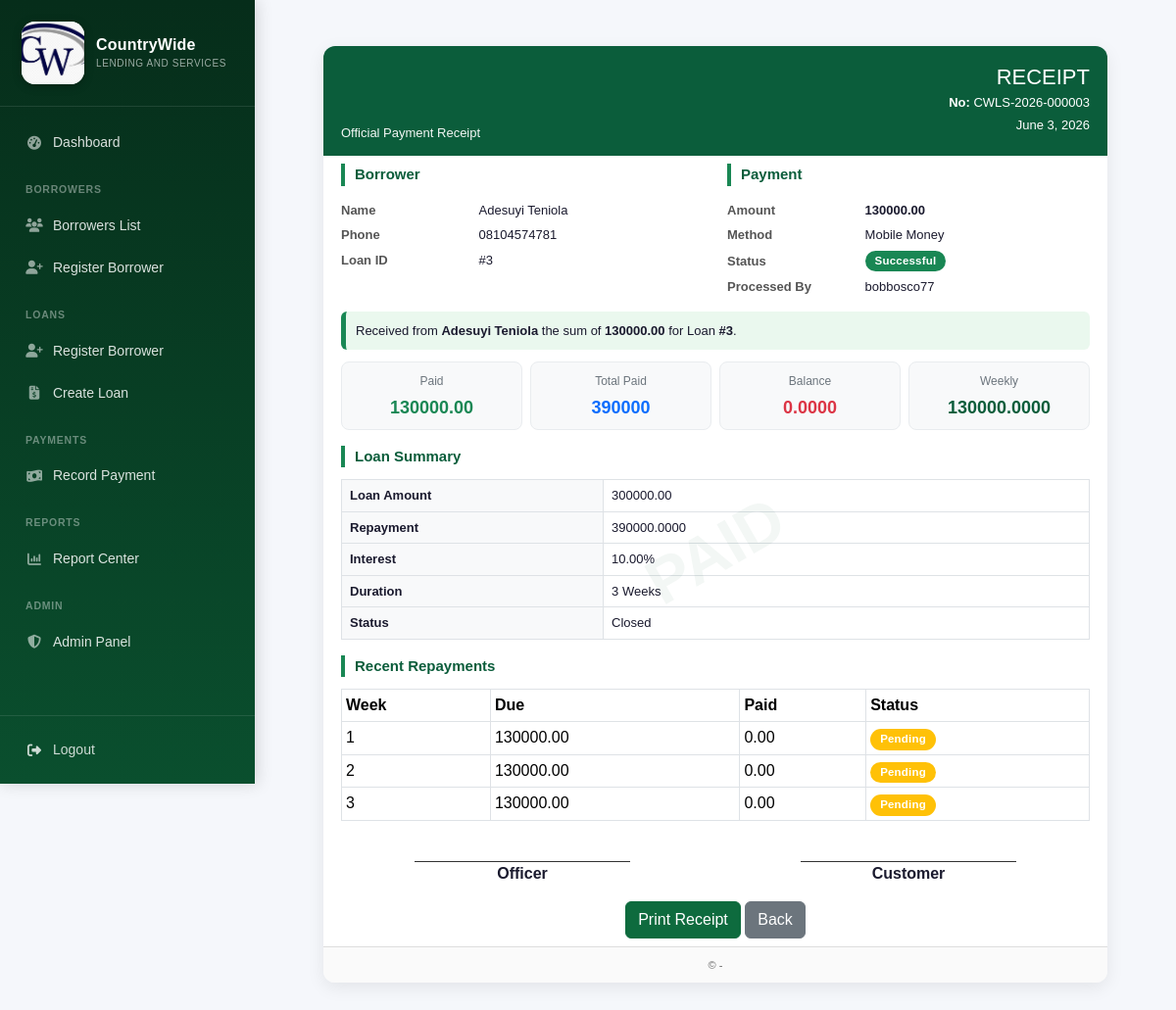
Screenshot of /payment/3/receipt/ (signed in) with the database file from the repository.
### borrowers/models.py (models this page shows, shortened)
class Payment(models.Model):
    loan = models.ForeignKey(
        Loan,
        on_delete=models.CASCADE,
        related_name="payments"
    )
    receipt_number = models.CharField(
        max_length=50,
        blank=True,
        null=True
    )
    amount_paid = models.DecimalField(
        max_digits=12,
        decimal_places=2
    )
    payment_date = models.DateField(
        auto_now_add=True
    )
    PAYMENT_METHOD = [
        ("cash", "Cash"),
        ("transfer", "Bank Transfer"),
        ("mobile", "Mobile Money"),
    ]
    method = models.CharField(
        max_length=20,
        choices=PAYMENT_METHOD,
        default="cash"
    )

class Loan(models.Model):
    borrower = models.ForeignKey(
        'Borrower',
        on_delete=models.CASCADE,
        related_name='loans'
    )
    loan_amount = models.DecimalField(
        max_digits=12,
        decimal_places=2
    )
    interest_rate = models.DecimalField(
        max_digits=5,
        decimal_places=2
    )
    duration_weeks = models.PositiveIntegerField()
    start_date = models.DateField(
        auto_now_add=True
    )
    STATUS_CHOICES = [
        ('pending', 'Pending'),
        ('approved', 'Approved'),
        ('rejected', 'Rejected'),
        ('disbursed', 'Disbursed'),
        ('active', 'Active'),
        ('closed', 'Closed'),
    ]
    status = models.CharField(
        max_length=10,
        choices=STATUS_CHOICES,
        default='pending'
    )
    class Meta:
        ordering = ['-start_date']
    def total_repayment(self):
        interest = (
            self.loan_amount *
            self.interest_rate *
            self.duration_weeks
        ) / Decimal('100')
        return self.loan_amount + interest
    def weekly_payment(self):
        if self.duration_weeks <= 0:
            return Decimal('0.00')
        return self.total_repayment() / Decimal(self.duration_weeks)
    @property
    def total_paid(self):
        total = self.payments.aggregate(
            total=models.Sum('amount_paid')
        )['total']
        return total or Decimal('0.00')
    @property
    def balance(self):
        return self.total_repayment() - self.total_paid

class Borrower(models.Model):
    first_name = models.CharField(max_length=50)
    last_name = models.CharField(max_length=50)
    gender = models.CharField(max_length=10)
    phone = models.CharField(max_length=20)
    email = models.EmailField()
    address = models.TextField()
    city = models.CharField(max_length=50)
    state = models.CharField(max_length=50)
    occupation = models.CharField(max_length=100)
    next_of_kin_name = models.CharField(max_length=100)
    next_of_kin_phone = models.CharField(max_length=20)
    nin = models.CharField(max_length=50)
    bvn = models.CharField(max_length=50)
    bank_name = models.CharField(max_length=100)
    account_number = models.CharField(max_length=20)
    guarantor_name = models.CharField(max_length=100)
    guarantor_address = models.TextField()
    guarantor_phone = models.CharField(max_length=20)
    guarantor_occupation = models.CharField(max_length=100)
    borrower_photo = models.ImageField(upload_to='borrowers/')
    guarantor_photo = models.ImageField(upload_to='guarantors/')
    created_at = models.DateTimeField(auto_now_add=True)

class RepaymentSchedule(models.Model):
    loan = models.ForeignKey(
        Loan,
        on_delete=models.CASCADE,
        related_name='schedules'
    )
    installment_number = models.IntegerField()
    due_date = models.DateField()
    amount_due = models.DecimalField(
        max_digits=12,
        decimal_places=2
    )
    amount_paid = models.DecimalField(
        max_digits=12,
        decimal_places=2,
        default=0
    )
    STATUS_CHOICES = [
        ('pending', 'Pending'),
        ('partial', 'Partial'),
        ('paid', 'Paid'),
    ]
    status = models.CharField(
        max_length=10,
        choices=STATUS_CHOICES,
        default='pending'
    )

### borrowers/views.py (the view)
@login_required
@role_required(lambda u: is_manager_or_superuser(u) or is_cashier(u))
def payment_receipt(request, payment_id):
    payment = get_object_or_404(
        Payment.objects.select_related(
            "loan",
            "loan__borrower"
        ),
        id=payment_id
    )
    loan = payment.loan
    context = {
        "payment": payment,
        "loan": loan,
        "borrower": loan.borrower,
        "total_paid": loan.total_paid,
        "balance": loan.balance,
    }
    return render(
        request,
        "borrowers/receipt.html",
        context
    )

### borrowers/context_processors.py (called while the page is built)
def company_settings(request):
    company = CompanySettings.objects.first()
    return {
        "company": company,
        "currency": company.currency_symbol if company else "₦",
        "company_footer": company.report_footer if company else "",
    }

### borrowers/templatetags/roles.py (called while the page is built)
@register.filter
def is_manager(user):
    return user.is_superuser or user.groups.filter(name='Manager').exists()

@register.filter
def is_cashier(user):
    return user.groups.filter(name='Cashier').exists()

@register.filter
def is_loan_officer(user):
    return user.groups.filter(name='Loan Officer').exists()

@register.filter
def is_auditor(user):
    return user.groups.filter(name='Auditor').exists()

### borrowers/views.py (called while the page is built)
def role_required(check):
    def decorator(view_func):
        @wraps(view_func)
        def wrapper(request, *args, **kwargs):
            if not request.user.is_authenticated:
                return redirect('login')
            if not check(request.user):
                return HttpResponse("Access Denied", status=403)
            return view_func(request, *args, **kwargs)
        return wrapper
    return decorator

def is_manager_or_superuser(user):
    return user.is_superuser or is_manager(user)

### borrowers/templates/borrowers/receipt.html (shortened to what this page needs)
{% extends "borrowers/base.html" %}
{% block content %}
<div class="receipt-wrapper">
    <div class="receipt">
        <div class="receipt-header">
            <div class="row align-items-center">
                <div class="col-8">
                    <div class="company-address">
                        {{ company.address }}<br>
                        {{ company.phone }}<br>
                        {{ company.email }}<br>
                        Official Payment Receipt
                    </div>
                </div>
                <div class="col-4 receipt-title">
                    <h2>RECEIPT</h2>
                    <p><strong>No:</strong> {{ payment.receipt_number }}</p>
                    <p>{{ payment.payment_date }}</p>
                </div>
            </div>
        </div>
        <div class="receipt-body py-2">
            <div class="watermark">PAID</div>
            <div class="row">
                <div class="col-6">
                    <div class="section-title">Borrower</div>
                    <table class="info-table">
                        <tr>
                            <td>Name</td>
                            <td>{{ payment.loan.borrower.first_name }} {{ payment.loan.borrower.last_name }}</td>
                        </tr>
                        <tr>
                            <td>Phone</td>
                            <td>{{ payment.loan.borrower.phone }}</td>
                        </tr>
                        <tr>
                            <td>Loan ID</td>
                            <td>#{{ payment.loan.id }}</td>
                        </tr>
                    </table>
                </div>
                <div class="col-6">
                    <div class="section-title">Payment</div>
                    <table class="info-table">
                        <tr>
                            <td>Amount</td>
                            <td><strong>{{ company.currency_symbol }}{{ payment.amount_paid }}</strong></td>
                        </tr>
                        <tr>
                            <td>Method</td>
                            <td>{{ payment.get_method_display }}</td>
                        </tr>
                        <tr>
                            <td>Status</td>
                            <td><span class="badge bg-success">Successful</span></td>
                        </tr>
                        <tr>
                            <td>Processed By</td>
                            <td>{{ request.user.username }}</td>
                        </tr>
                    </table>
                </div>
            </div>
            <div class="notice">
                Received from <strong>{{ payment.loan.borrower.first_name }} {{ payment.loan.borrower.last_name }}</strong>
                the sum of <strong>{{ company.currency_symbol }}{{ payment.amount_paid }}</strong> for Loan <strong>#{{ payment.loan.id }}</strong>.
            </div>
            <div class="row g-2 mb-3">
                <div class="col-6 col-md-3">
                    <div class="summary-card">
                        <small>Paid</small>
                        <h4 class="text-success">{{ company.currency_symbol }}{{ payment.amount_paid }}</h4>
                    </div>
                </div>
                <div class="col-6 col-md-3">
                    <div class="summary-card">
                        <small>Total Paid</small>
                        <h4 class="text-primary">{{ company.currency_symbol }}{{ payment.loan.total_paid }}</h4>
                    </div>
                </div>
                <div class="col-6 col-md-3">
                    <div class="summary-card">
                        <small>Balance</small>
                        <h4 class="text-danger">{{ company.currency_symbol }}{{ payment.loan.balance }}</h4>
                    </div>
                </div>
                <div class="col-6 col-md-3">
                    <div class="summary-card">
                        <small>Weekly</small>
                        <h4 style="color:#0b5d3b;">{{ company.currency_symbol }}{{ payment.loan.weekly_payment }}</h4>
                    </div>
                </div>
            </div>
            <div class="section-title">Loan Summary</div>
            <table class="loan-table">
                <tr>
                    <th>Loan Amount</th>
                    <td>{{ company.currency_symbol }}{{ payment.loan.loan_amount }}</td>
                </tr>
                <tr>
                    <th>Repayment</th>
                    <td>{{ company.currency_symbol }}{{ payment.loan.total_repayment }}</td>
                </tr>
                <tr>
                    <th>Interest</th>
                    <td>{{ payment.loan.interest_rate }}%</td>
                </tr>
                <tr>
                    <th>Duration</th>
                    <td>{{ payment.loan.duration_weeks }} Weeks</td>
                </tr>
                <tr>
                    <th>Status</th>
                    <td>{{ payment.loan.status|title }}</td>
                </tr>
            </table>
            <div class="section-title mt-3">Recent Repayments</div>
            <table class="table table-sm table-bordered">
                <thead>
                    <tr>
                        <th>Week</th>
                        <th>Due</th>
                        <th>Paid</th>
                        <th>Status</th>
                    </tr>
                </thead>
                <tbody>
                    {% for schedule in payment.loan.schedules.all|slice:":4" %}
                    <tr>
                        <td>{{ schedule.installment_number }}</td>
                        <td>{{ company.currency_symbol }}{{ schedule.amount_due }}</td>
                        <td>{{ company.currency_symbol }}{{ schedule.amount_paid }}</td>
                        <td>
                            {% if schedule.status == "paid" %}
                                <span class="badge bg-success">Paid</span>
                            {% else %}
                                <span class="badge bg-warning">Pending</span>
                            {% endif %}
                        </td>
                    </tr>
                    {% endfor %}
                </tbody>
            </table>
            <div class="row signature-box mt-2">
                <div class="col-6 text-center">
                    <div class="signature-line"></div>
                    <strong>Officer</strong>
                </div>
                <div class="col-6 text-center">
                    <div class="signature-line"></div>
                    <strong>Customer</strong>
                </div>
            </div>
            <div class="no-print mt-3 text-center">
                <button class="btn btn-success" onclick="window.print()">
                    Print Receipt
                </button>
                <a href="{% url 'loan_detail' payment.loan.id %}" class="btn btn-secondary">
                    Back
                </a>
            </div>
        </div>
        <div class="footer">
            © {{ company.company_name }} - {{ company.phone }}
        </div>
    </div>
</div>
{% endblock %}

### borrowers/templates/borrowers/base.html (style rules this page uses)
:root { --primary: #0a4f2e; --primary-light: #0e6b3e; --primary-dark: #062d1a; --accent: #c9a02a; --accent-light: #f0c93a; --danger: #c0392b; --sidebar-width: 260px; --bg: #f4f6f9; --card-bg: #ffffff; --text: #1a1a2e; --text-muted: #6c757d; --border: #e2e8f0; --shadow: 0 2px 12px rgba(0,0,0,0.08); --shadow-md: 0 4px 20px rgba(0,0,0,0.12); --radius: 12px; --radius-sm: 8px; --topbar-h: 56px; }
* { box-sizing: border-box; }
html { scroll-behavior: smooth; }
body { margin: 0; font-family: 'Inter', Arial, sans-serif; background: var(--bg); color: var(--text); display: flex; min-height: 100vh; -webkit-font-smoothing: antialiased; }
a { text-decoration: none; }
.badge { font-weight: 600; font-size: 11.5px; padding: 5px 10px; border-radius: 20px; letter-spacing: 0.2px; }
.btn-success { background: var(--primary-light); border-color: var(--primary-light); }

### borrowers/templates/borrowers/receipt.html (style rules this page uses)
body { background:#f5f7fb; font-family:Arial, Helvetica, sans-serif; }
.receipt-wrapper { width:100%; max-width:820px; margin:15px auto; padding:0 10px; }
.receipt { background:#ffffff; border-radius:12px; box-shadow:0 5px 18px rgba(0,0,0,.08); overflow:hidden; }
.receipt-header { background:#0b5d3b; color:#ffffff; padding:12px 18px; }
.company-address { font-size:13px; opacity:.95; line-height:1.6; margin-top:5px; }
.receipt-title { text-align:right; }
.receipt-title h2 { margin:0; font-size:22px; font-weight:300; }
.receipt-title p { margin:3px 0; font-size:13px; }
.receipt-body { padding:18px; position:relative; }
.watermark { position:absolute; top:50%; left:50%; transform:translate(-50%,-50%) rotate(-30deg); font-size:65px; color:rgba(11,93,59,.05); font-weight:700; pointer-events:none; }
.section-title { font-size:15px; font-weight:700; color:#0b5d3b; margin-bottom:12px; border-left:4px solid #198754; padding-left:10px; }
.info-table { width:100%; }
.info-table td { padding:3px 0; border:none; font-size:13px; }
.info-table td:first-child { width:38%; font-weight:700; color:#555; }
.summary-card { background:#f8f9fa; border-radius:8px; padding:10px; text-align:center; height:100%; border:1px solid #e9ecef; }
.summary-card small { display:block; color:#6c757d; font-size:12px; }
.summary-card h4 { margin-top:8px; margin-bottom:0; font-size:18px; font-weight:700; }
.notice { background:#eaf8ee; border-left:5px solid #198754; padding:10px; border-radius:6px; margin:12px 0; font-size:13px; }
.loan-table { width:100%; border-collapse:collapse; }
.loan-table th { background:#f8f9fa; width:35%; }
.loan-table th, .loan-table td { padding:6px 8px; font-size:13px; vertical-align:middle; border:1px solid #dee2e6; }
.signature-box { margin-top:18px; }
.signature-line { border-top:1px solid #333; width:220px; margin:auto; margin-top:25px; }
.footer { background:#fafafa; border-top:1px solid #ddd; text-align:center; padding:10px; color:#666; font-size:11px; }

### rows the page displays
Payment: receipt_number "CWLS-2026-000003", payment_date "June 3, 2026", loan.borrower.first_name "Adesuyi", loan.borrower.last_name "Teniola", loan.borrower.phone "08104574781", loan.id "3", amount_paid "130000.00", method "Mobile Money", loan.total_paid "390000", loan.balance "0.0000", loan.weekly_payment "130000.0000", loan.loan_amount "300000.00", loan.total_repayment "390000.0000", loan.interest_rate "10.00", loan.duration_weeks "3", loan.status "Closed"
RepaymentSchedule: installment_number "1", amount_due "130000.00", amount_paid "0.00", status "Pending"
RepaymentSchedule: installment_number "2", amount_due "130000.00", amount_paid "0.00", status "Pending"
RepaymentSchedule: installment_number "3", amount_due "130000.00", amount_paid "0.00", status "Pending"

### other values shown
{{ request.user.username }} "bobbosco77"
